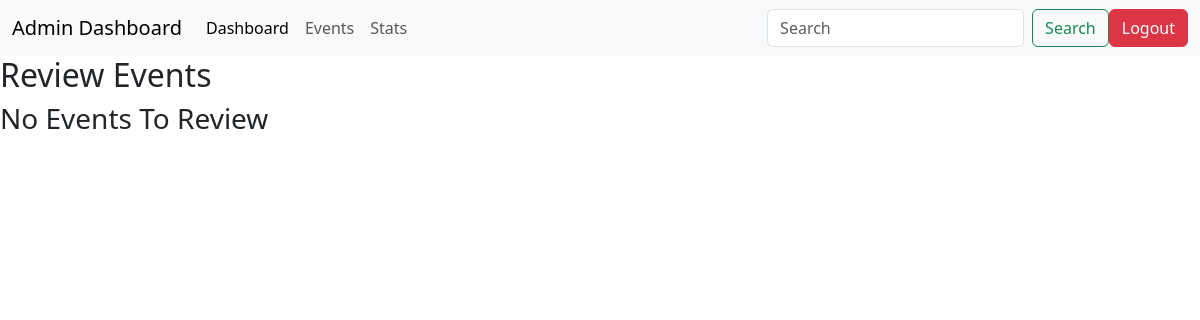
The page /admin/review on the database as committed earlier.
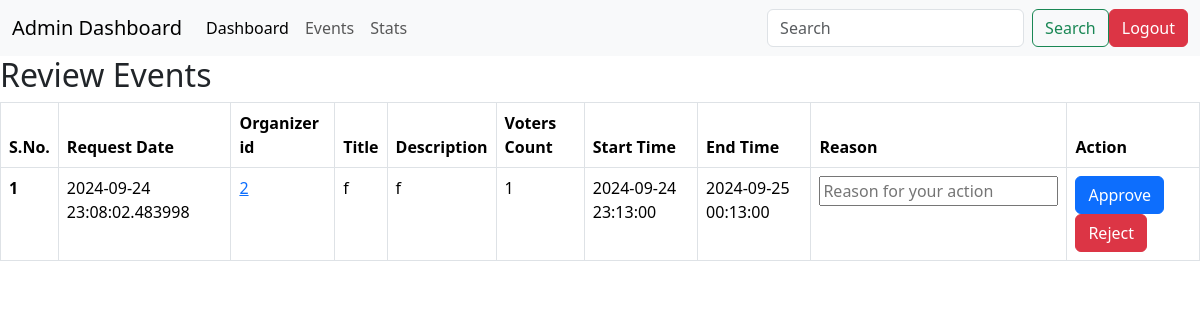
The same page on the database as committed later.
### application/models.py (models this page shows)
class Event(db.Model):
    id=db.Column(db.Integer(),primary_key=True)
    createTime=db.Column(db.DateTime)
    organizerId=db.Column(db.Integer(),db.ForeignKey('user.id'))
    title=db.Column(db.String(),default='x')
    desc=db.Column(db.String(),default='x')
    endTime=db.Column(db.DateTime,nullable=False)
    startTime=db.Column(db.DateTime,nullable=False)
    isApproved=db.Column(db.Boolean,default=False)
    voterCount=db.Column(db.Integer())
    durHour=db.Column(db.Integer())
    durMin=db.Column(db.Integer())
    numWinners=db.Column(db.Integer(),default=1)
    votes=db.relationship('Vote',backref='event')

### application/controllers.py (the view)
@app.route('/admin/review')
def adminReview():
    events=Event.query.filter_by(isApproved=0).all()
    return render_template('admin_review.html',events=events)

### templates/admin_review.html (shortened to what this page needs)
<!DOCTYPE html>
<html lang="en">
<head>
    <link href="https://cdn.jsdelivr.net/npm/bootstrap@5.3.3/dist/css/bootstrap.min.css" rel="stylesheet">
</head>
<body>
    <nav class="navbar navbar-expand-lg bg-body-tertiary">
        <div class="container-fluid">
          <a class="navbar-brand" href="#">Admin Dashboard</a>
          <div class="collapse navbar-collapse" id="navbarSupportedContent">
            <ul class="navbar-nav me-auto mb-2 mb-lg-0">
              <li class="nav-item">
                <a class="nav-link active" aria-current="page" href="/admin">Dashboard</a>
              </li>
              <li class="nav-item">
                <a class="nav-link" href="/admin/events">Events</a>
              </li>
              <li class="nav-item">
                <a class="nav-link" href="/admin/stats">Stats</a>
              </li>
            </ul>
            <form class="d-flex" role="search">
              <input class="form-control me-2" type="search" placeholder="Search" aria-label="Search">
              <button class="btn btn-outline-success" type="submit">Search</button>
            </form>
            <a class="btn btn-danger" href="/">Logout</a>
          </div>
        </div>
      </nav>
    <h2>Review Events</h2>
    {% if events|length == 0 %}
        <h3>No Events To Review</h3>
    {%else%}
    <table class="table table-bordered">
        <thead>
            <tr>
                <th scope="col">S.No.</th>
                <th scope="col">Request Date</th>
                <th scope="col">Organizer id</th>
                <th scope="col">Title</th>
                <th scope="col">Description</th>
                <th scope="col">Voters Count</th>
                <th scope="col">Start Time</th>
                <th scope="col">End Time</th>
                <th scope="col">Reason</th>
                <th scope="col">Action</th>
            </tr>
        </thead>
        <tbody>
            {%for event in events%}
                <tr>
                    <th scope="row">{{loop.index}}</th>
                    <td>{{event.createTime}}</td>
                    <td><a href="/admin/{{event.organizerId}}/watchUser">{{event.organizerId}}</a></td>
                    <td>{{event.title}}</td>
                    <td>{{event.desc}}</td>
                    <td>{{event.voterCount}}</td>
                    <td>{{event.startTime}}</td>
                    <td>{{event.endTime}}</td>
                    <td><input type="text" placeholder="Reason for your action"></td>
                    <td><a type="button" class="btn btn-primary" href="/admin/{{event.id}}/approve">Approve</a><a type="button" class="btn btn-danger" href="/admin/{{event.id}}/reject">Reject</a></td>
                </tr>
              {%endfor%}
        </tbody>
    </table>
    {%endif%}
</body>
</html>

Rows that differ between the two databases and show on the page:
added Event: createTime "2024-09-24 23:08:02.483998", organizerId "2", title "f", desc "f", voterCount "1", startTime "2024-09-24 23:13:00", endTime "2024-09-25 00:13:00"
Other text that changed with them:
text no longer shown: "No Events To Review"
text now shown: "S.No. Request Date Organizer id Title Description Voters Count Start Time End Time Reason Action"
